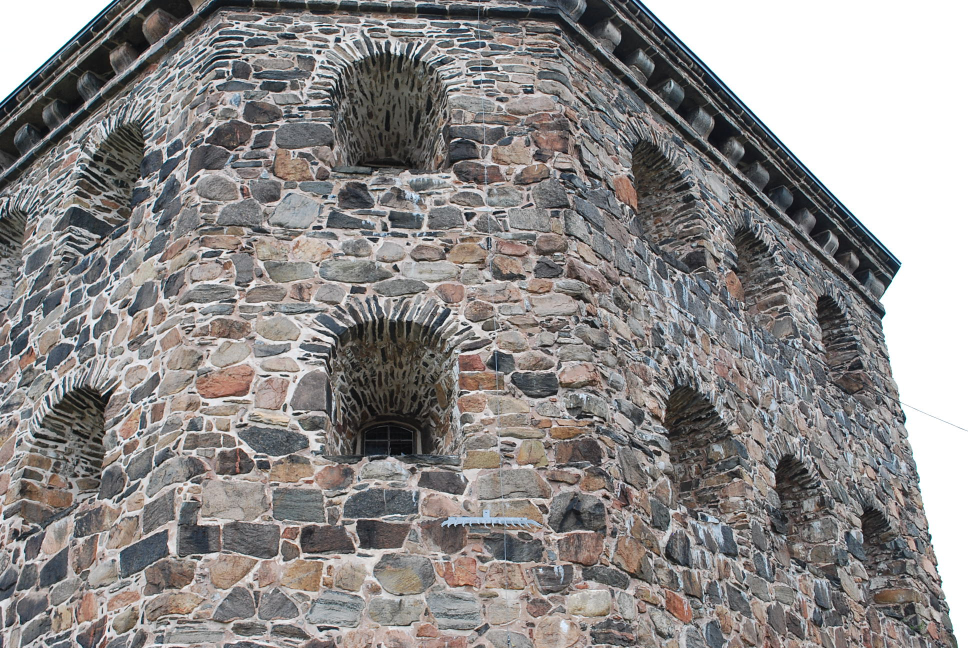
%> input picture assignment 5/scripts/kronan2.JPG, 1936 x 1296 px (shown at 1/2 size)
$ octave compExA3_4.m   (GNU Octave 9; MATLAB toolbox functions it lacks are replaced by stand-ins)
%> lines starting %> are read from the running program, lines starting %| are printed output that depends on the picture
### assignment 5/scripts/compExA3_3.m
clear;
close all;
load('compEx3data.mat');
load('compEx1data.mat');

x1 = x{1};
x2 = x{2};


x1n = K\x1;
x2n = K\x2;

M = [];
for i= 1:2008

    block = [];

%     block = horzcat(block, [x1n(1,i)*x2n(1, i) x1n(1,i)*x2n(2, i) x1n(1,i)*x2n(3, i) x1n(2,i)*x2n(1, i) x1n(2,i)*x2n(2, i) x1n(2,i)*x2n(3, i) x1n(3,i)*x2n(1, i) x1n(3,i)*x2n(2, i) x1n(3,i)*x2n(3, i)]);
%
%
%     M = vertcat(M, block);
    xx = x2n (:,i)* x1n (:,i)';
    M(i ,:) = xx (:)';


end


[U ,S ,V] = svd ( M );

v =  V(:,end);
norm(M*v)


Eapprox = reshape(v, [3,3]);
[U,S,V] = svd(Eapprox);

[U ,S ,V] = svd ( Eapprox );


if det(U*transpose(V)) >0
E = U* diag ([1 1 0])* V'
else
V = -V;
E = U* diag ([1 1 0])* V'
end


x2n(:,1)'*E*x1n(:,1)
plot ( diag ( x2n'* E * x1n ));
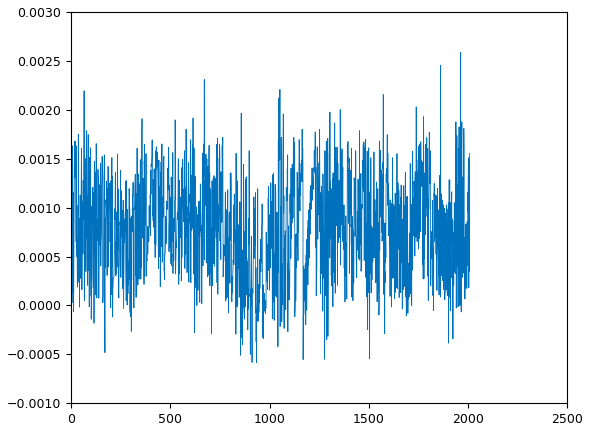
%> figure redrawn from the program's plot data; curve peaks at x = 1963, y = 0.00259

E = E./E(3, 3)
F=K'\E/K;

F = F./F(3, 3)


l = F*x1;
l = l ./ sqrt ( repmat ( l (1 ,:).^2 + l (2 ,:).^2 ,[3 1]));


xrandom = [];
for i=20:40
    xrandom = horzcat(xrandom, x{2}(:,i));
end

%Pick 20 point s as random


figure;
hold on;
im = imread('kronan2.JPG');
%> im is the input picture: size 1296x1936x3 uint8; mean R, G, B 141.3, 138.2, 137.3
imagesc ( im );

xrandom = randperm(20);

plot ( x{2}(1 ,xrandom ) , x{2} (2 , xrandom), 'ro ' );
rital(l(:,xrandom))
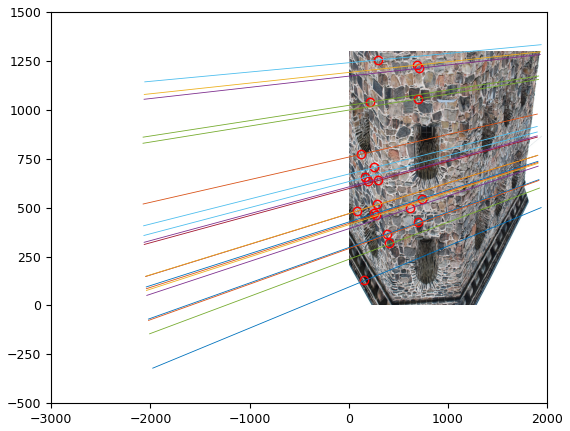
%> figure redrawn from the program's plot data


hold off;

figure;
hist ( abs ( sum ( l .* x {2})) ,100);

### assignment 5/scripts/rital.m
function rital(linjer,st)
if nargin == 1,
 st='-';
end;
if size(linjer)==0,
  slask=[];
else
  [slask,nn]=size(linjer);
  rikt=psphere([linjer(2,:);-linjer(1,:);zeros(1,nn)]);
  punkter=pflat(cross(rikt,linjer));
  for i=1:nn;
   plot([punkter(1,i)-2000*rikt(1,i) punkter(1,i)+2000*rikt(1,i)], ...
        [punkter(2,i)-2000*rikt(2,i) punkter(2,i)+2000*rikt(2,i)],st);
  end;
  slask=[];
end;

### assignment 5/scripts/plotcams.m
function plotcams(P)

c = zeros(4,length(P));
v = zeros(3,length(P));
for i = 1:length(P);
    c(:,i) = null(P{i});
    v(:,i) = P{i}(3,1:3);
end
c = c./repmat(c(4,:),[4 1]);
quiver3(c(1,:),c(2,:),c(3,:),v(1,:), v(2,:), v(3,:),['r','-'],'LineWidth',1.5,'MaxHeadSize',1.5);

### assignment 5/scripts/pflat.m
function [y,alpha]=pflat(x);
% [y,alpha]=pflat(x) - normalization of projective points.
% Do a normalization on the projective
% points in x. Each column is considered to
% be a point in homogeneous coordinates.
% Normalize so that the last coordinate becomes 1.
% WARNING! This is not good if the last coordinate is 0.
% INPUT :
%  x     - matrix in which each column is a point.
%        OR structure or imagedata object with points
% OUTPUT :
%  y     - result after normalization (in homogeneous coordinates)
%  alpha - depth

if isa(x,'structure') | isa (x,'imagedata'),
  x=getpoints(x);
end
[a,n]=size(x);
alpha=x(a,:);
y=x./(ones(a,1)*alpha);

### assignment 5/scripts/psphere.m
function [y,alpha]=psphere(x);
% [y,alpha]=psphere(x) - normalization of projective points.
% Do a normalization on the projective
% points in x. Each column is considered to
% be a point in homogeneous coordinates.
% INPUT :
%  x     - matrix in which each column is a point.
% OUTPUT :
%  y     - result after normalization.
%  alpha - depth

[a,n]=size(x);
alpha=sqrt(sum(x.^2));
y=x./(ones(a,1)*alpha);

### assignment 5/scripts/compExA3_4.m
clear;
compExA3_3;
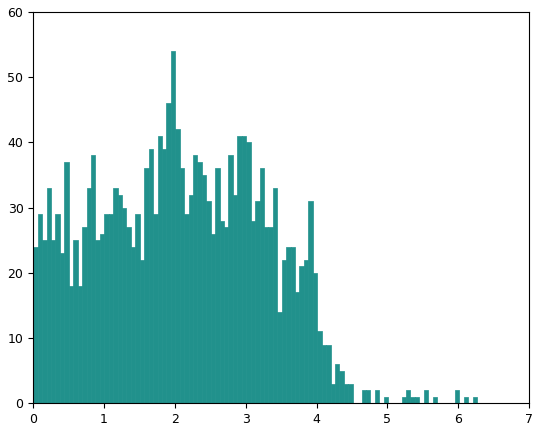
%> figure redrawn from the program's plot data; tallest bar 54 high, from x = 1.94 to 2
close all;
W = [0 -1 0; 1 0 0; 0 0 1];

P1 = [U*W*V']
P1 = horzcat(P1, U(:,3));

P2 = [U*W*V']
P2 = horzcat(P2, -U(:,3));

P3 = [U*W'*V']
P3 = horzcat(P3, U(:,3));

P4 = [U*W'*V']
P4 = horzcat(P4, -U(:,3));

P0 = [1 0 0 0; 0 1 0 0; 0 0 1 0]
zero = [0; 0; 0];

x1 = x{1};
x2 = x{2};


x1n = K\x1;
x2n = K\x2;
spacePoints1 = [];
for i=1:2008
   A= [];
   A= vertcat(A, P0);
   A= vertcat(A, P1);
   block = [-x1n(:,i) zero;zero  -x2n(:,i)];
   A = horzcat(A, block);
   [U ,S ,V] = svd ( A );
   P = V(:,end);
   P = reshape ( P (1:4) ,[1 4])';
   spacePoints1 = horzcat(spacePoints1, P);
end
spacePoints1 = pflat(spacePoints1);
figure;
hold on;
plotcams({P0; P1});
plot3(spacePoints1(1,:),spacePoints1(2,:),spacePoints1(3,:),'.b','Markersize',2);
hold off;


spacePoints2 = [];
for i=1:2008
   A= [];
   A= vertcat(A, P0);
   A= vertcat(A, P2);
   block = [-x1n(:,i) zero;zero  -x2n(:,i)];
   A = horzcat(A, block);
   [U ,S ,V] = svd ( A );
   P = V(:,end);
   P = reshape ( P (1:4) ,[1 4])';
   spacePoints2 = horzcat(spacePoints2, P);
end

spacePoints2 = pflat(spacePoints2);
figure;
hold on;
plotcams({P0; P2});

plot3(spacePoints2(1,:),spacePoints2(2,:),spacePoints2(3,:),'.b','Markersize',2);
hold off;


spacePoints3 = [];
for i=1:2008
   A= [];
   A= vertcat(A, P0);
   A= vertcat(A, P3);
   block = [-x1n(:,i) zero;zero  -x2n(:,i)];
   A = horzcat(A, block);
   [U ,S ,V] = svd ( A );
   P = V(:,end);
   P = reshape ( P (1:4) ,[1 4])';
   spacePoints3 = horzcat(spacePoints3, P);
end

spacePoints3 = pflat(spacePoints3);
figure;
hold on;
plotcams({P0; P3});

plot3(spacePoints3(1,:),spacePoints3(2,:),spacePoints3(3,:),'.b','Markersize',2);
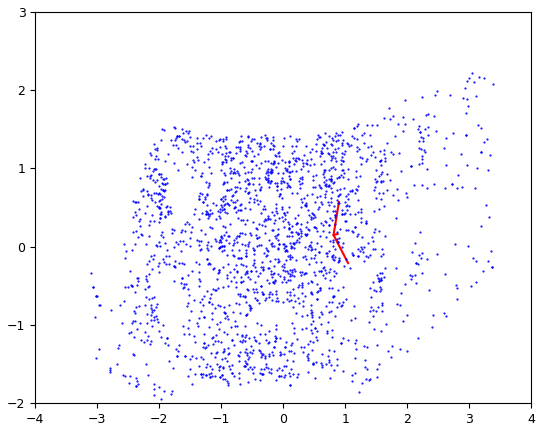
%> figure redrawn from the program's plot data
hold off;


spacePoints4 = [];
for i=1:2008
   A= [];
   A= vertcat(A, P0);
   A= vertcat(A, P4);
   block = [-x1n(:,i) zero;zero  -x2n(:,i)];
   A = horzcat(A, block);
   [U ,S ,V] = svd ( A );
   P = V(:,end);
   P = reshape ( P (1:4) ,[1 4])';
   spacePoints4 = horzcat(spacePoints4, P);
end


spacePoints4 = pflat(spacePoints4);
figure;
hold on;
plotcams({P0; P4});
plot3(spacePoints4(1,:),spacePoints4(2,:),spacePoints4(3,:),'.b','Markersize',2);
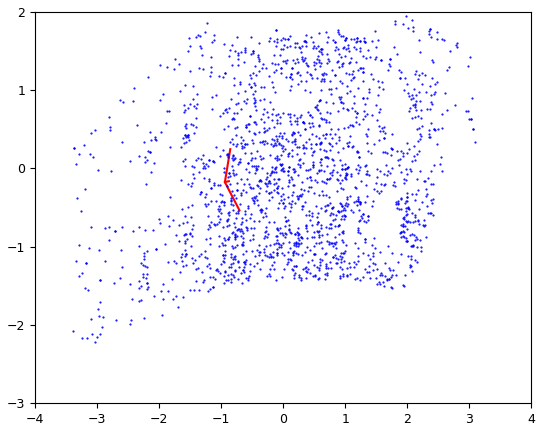
%> figure redrawn from the program's plot data
hold off;

P1 = K*P1
P2 = K*P2
P3 = K*P3
P4 = K*P4


xproj1 = pflat(P1*spacePoints1);
figure;
im2 = imread('kronan2.JPG');
imshow(im2);
hold on;
plot(xproj1(1,:),xproj1(2,:),'*');
plot(x2(1,:),x2(2,:),'ro');
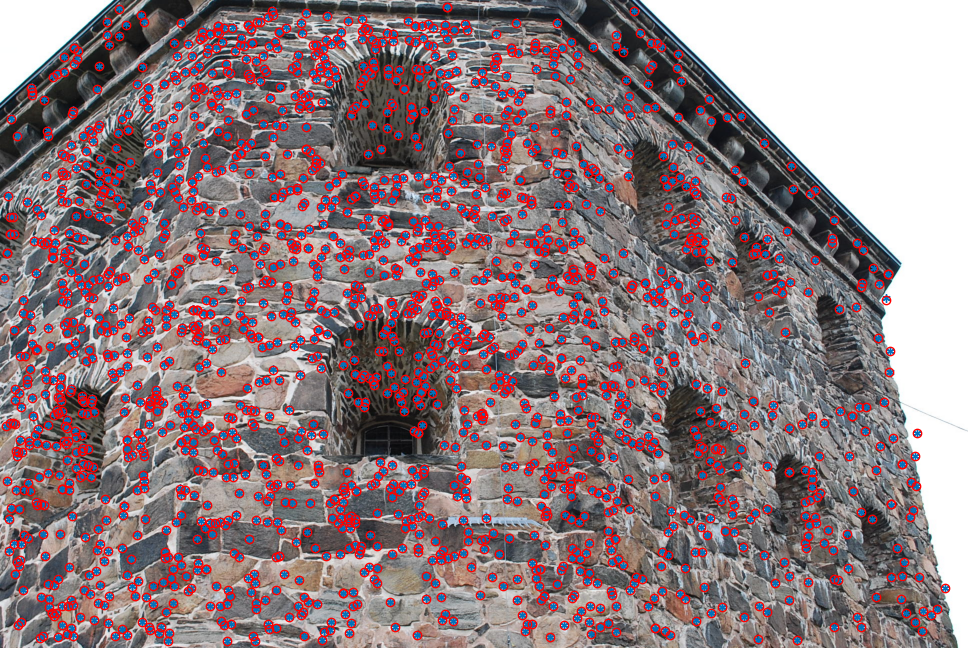
%> figure redrawn from the program's plot data; shown at 1/2 size


xproj2 = pflat(P2*spacePoints2);
figure;
im2 = imread('kronan2.JPG');
imshow(im2);
hold on;
plot(xproj2(1,:),xproj2(2,:),'*');
plot(x2(1,:),x2(2,:),'ro');


xproj3 = pflat(P3*spacePoints3);
figure;
im2 = imread('kronan2.JPG');
imshow(im2);
hold on;
plot(xproj3(1,:),xproj3(2,:),'*');
plot(x2(1,:),x2(2,:),'ro');
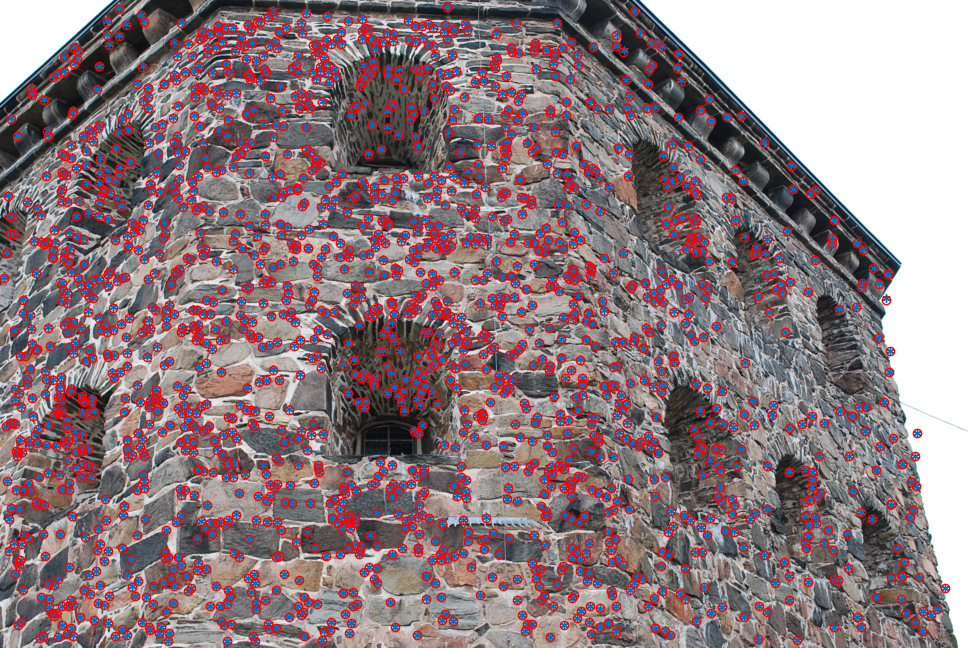
%> figure redrawn from the program's plot data; shown at 1/2 size


xproj4 = pflat(P4*spacePoints4);
figure;
im2 = imread('kronan2.JPG');
imshow(im2);
hold on;
plot(xproj4(1,:),xproj4(2,:),'*');
plot(x2(1,:),x2(2,:),'ro');
